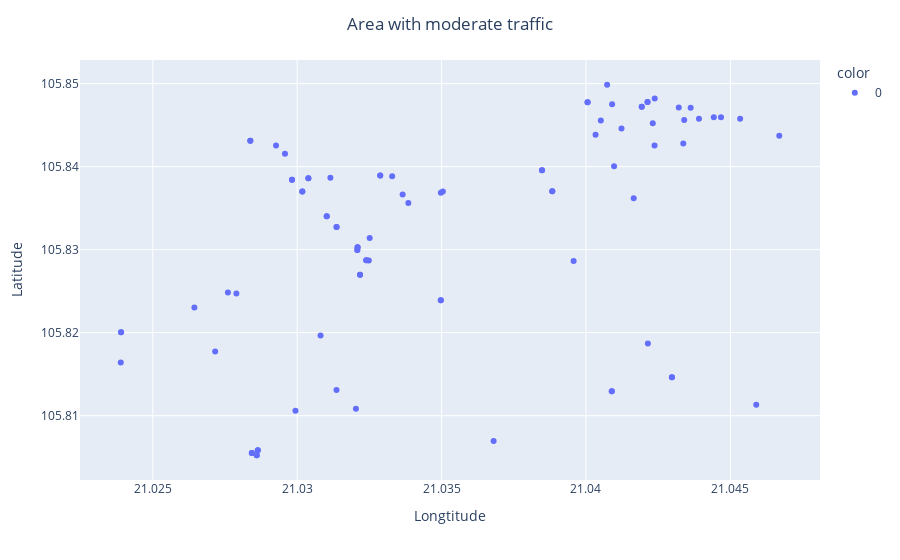

The notebook cell saved with this chart:
### Code cell
after_fig2 = px.scatter(TF_2,
                        y = "Latitude" , 
                        x = "Longtitude", 
                        color=TF_2['labs'].astype(str),
                        )
after_fig2.update_layout(
            title={
            'text' : "Area with moderate traffic",
            'x':0.5,
            'xanchor': 'center',
        })
after_fig2

### Figure 1 — Plotly figure (JSON) as saved in the notebook; plotly's stock layout.template omitted (floating-point values rounded to 4 significant figures)
{"data": [{"hovertemplate": "color=0<br>Longtitude=%{x}<br>Latitude=%{y}<extra></extra>", "legendgroup": "0", "marker": {"color": "#636efa", "symbol": "circle"}, "mode": "markers", "name": "0", "orientation": "v", "showlegend": true, "type": "scatter", "x": [21.03, 21.04, 21.03, 21.03, 21.03, 21.03, 21.03, 21.03, 21.03, 21.04, 21.04, 21.05, 21.03, 21.03, 21.03, 21.03, 21.02, 21.03, 21.03, 21.03, 21.04, 21.04, 21.04, 21.04, 21.03, 21.04, 21.03, 21.03, 21.03, 21.03, 21.03, 21.02, 21.03, 21.04, 21.04, 21.04, 21.04, 21.04, 21.04, 21.04, 21.04, 21.04, 21.04, 21.04, 21.04, 21.04, 21.03, 21.03, 21.03, 21.03, 21.04, 21.04, 21.03, 21.04, 21.04, 21.05, 21.04, 21.04, 21.04, 21.04, 21.04, 21.04, 21.04, 21.05, 21.04, 21.03, 21.04, 21.03, 21.03, 21.03, 21.03, 21.03, 21.03, 21.03, 21.03, 21.02, 21.03, 21.03, 21.03, 21.03, 21.03, 21.03, 21.03, 21.03, 21.03, 21.04, 21.03, 21.03], "xaxis": "x", "y": [105.8, 105.8, 105.8, 105.8, 105.8, 105.8, 105.8, 105.8, 105.8, 105.8, 105.8, 105.8, 105.8, 105.8, 105.8, 105.8, 105.8, 105.8, 105.8, 105.8, 105.8, 105.8, 105.8, 105.8, 105.8, 105.8, 105.8, 105.8, 105.8, 105.8, 105.8, 105.8, 105.8, 105.8, 105.8, 105.8, 105.8, 105.8, 105.8, 105.8, 105.8, 105.8, 105.8, 105.8, 105.8, 105.8, 105.8, 105.8, 105.8, 105.8, 105.8, 105.8, 105.8, 105.8, 105.8, 105.8, 105.8, 105.8, 105.8, 105.8, 105.8, 105.8, 105.8, 105.8, 105.8, 105.8, 105.8, 105.8, 105.8, 105.8, 105.8, 105.8, 105.8, 105.8, 105.8, 105.8, 105.8, 105.8, 105.8, 105.8, 105.8, 105.8, 105.8, 105.8, 105.8, 105.8, 105.8, 105.8], "yaxis": "y"}], "layout": {"legend": {"title": {"text": "color"}, "tracegroupgap": 0}, "margin": {"t": 60}, "title": {"text": "Area with moderate traffic", "x": 0.5, "xanchor": "center"}, "xaxis": {"anchor": "y", "domain": [0, 1], "title": {"text": "Longtitude"}}, "yaxis": {"anchor": "x", "domain": [0, 1], "title": {"text": "Latitude"}}}}
